Frame 1 (no input): blank canvas, image omitted
Frame 60 (the mouse pressed at the canvas centre just before this capture): blank canvas, image omitted
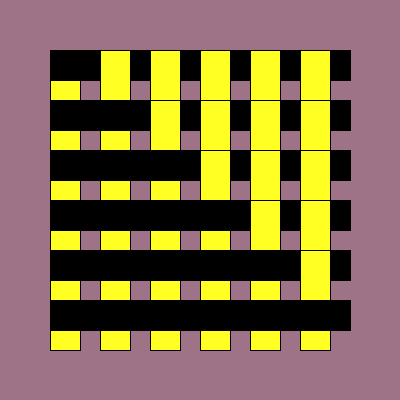
Frame 120 (the mouse held since frame 60 and released just before this capture)

The Processing sketch whose frames 1 and 60 were blank and that drew this single picture after the mouse press (run headless with seeded random() and noise(); from frame 60 on, the mouse is pressed at the canvas centre):

// Processing sketch: processing_171933
// ── processing_171933.pde


void setup(){
  size (400,400);
  background(158,115,136);
frameRate ( 10);
}
void draw(){

int s;
int t;
if(mousePressed== true){ 
     fill(random(255),random(56),(56));
    rect(50,50,30,300);
    rect(150,50,30,300);
  rect(250,50,30,300);

for( s=50; s<350; s=s+50){
   
    for(t=50; t<350; t=t+50 ){

      fill(255,255,36); 
    rect(s,t,30,50);
   
   
 if( mousePressed == true){
   fill(0);
   rect(t,s,50,30);
  
 
  }
}
}
}
}
